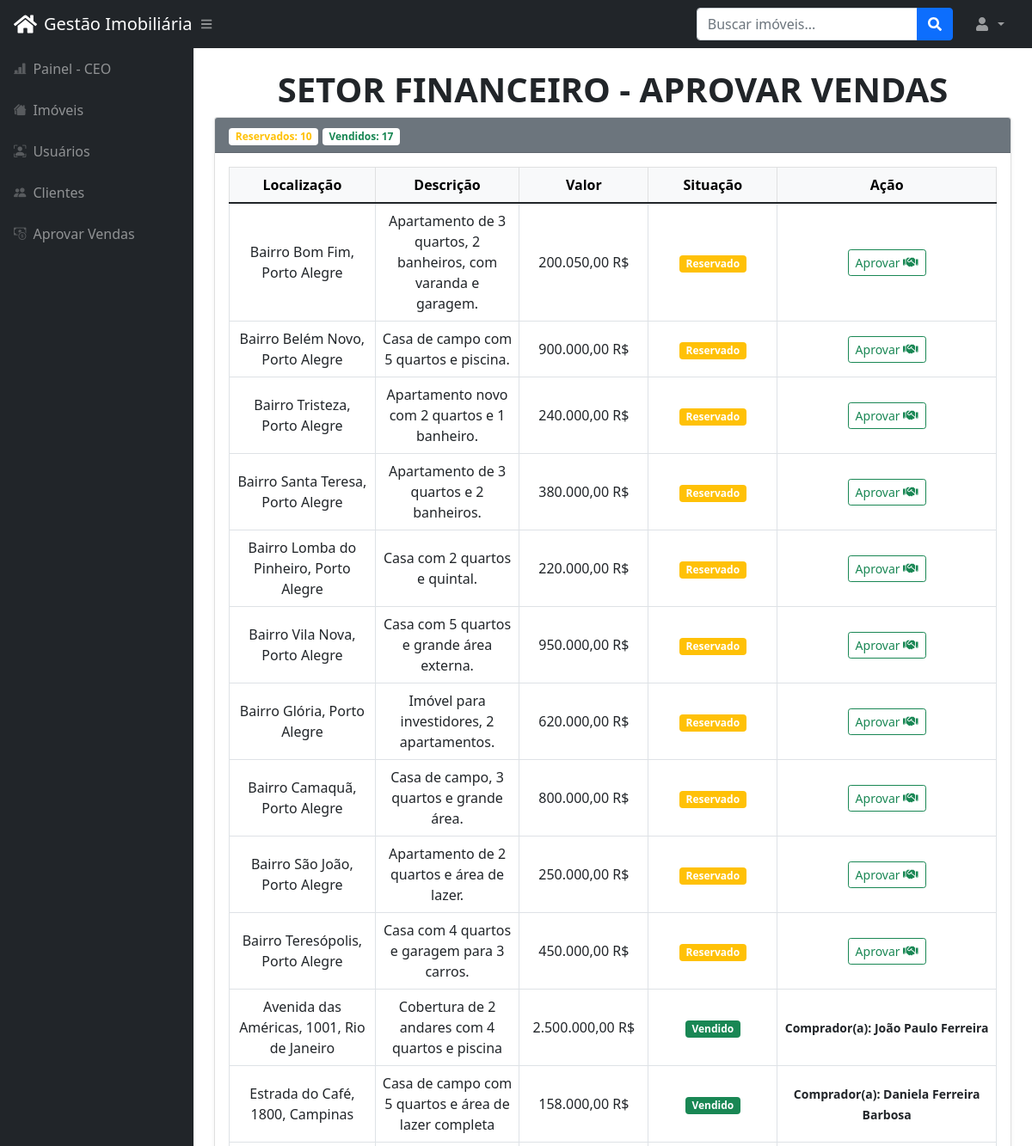
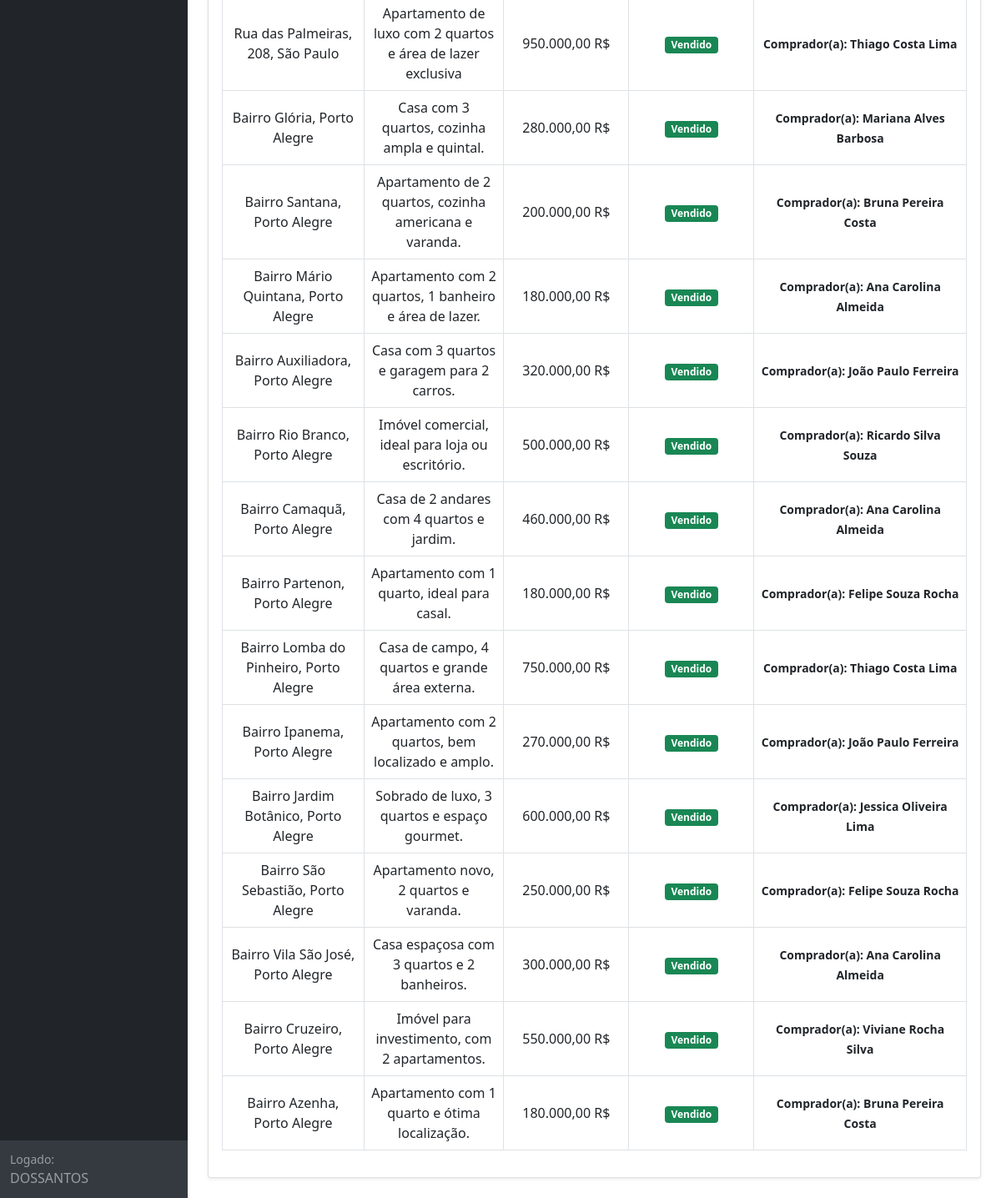
The app's page /aprovar_venda (signed in) with its own data (2 pictures, top to bottom).
### tables this page shows
CREATE TABLE `imovel` (
  `CD_IMOVEL` int(11) NOT NULL,
  `DT_CADASTRO` timestamp NOT NULL DEFAULT current_timestamp(),
  `DESCRICAO` text NOT NULL,
  `LOCALIZACAO` varchar(150) NOT NULL,
  `VALOR` double NOT NULL,
  `SITUACAO` tinyint(2) NOT NULL DEFAULT 1,
  `CD_CLIENTE` int(11) DEFAULT NULL,
  `DT_VENDA` datetime DEFAULT NULL
);

CREATE TABLE `clientes` (
  `CD_CLIENTE` int(11) NOT NULL,
  `NOME` varchar(90) NOT NULL,
  `CPF` varchar(11) NOT NULL,
  `TELEFONE` varchar(15) NOT NULL
);

### classes/db.class.php (called while the page is built, shortened)
<?php
class BD {
    private static $conn;
    public static function conn() {
        if (is_null(self::$conn)) {
            try {
                self::$conn = new PDO('mysql:host=localhost;port=3307;dbname=imoveis;', 'root', '');
                self::$conn->setAttribute(PDO::ATTR_ERRMODE, PDO::ERRMODE_EXCEPTION);
            } catch (PDOException $e) {
                die("Erro de conexão com o banco de dados: " . $e->getMessage());
            }
        }
        return self::$conn;
    }
}
?>

### classes/cadastro.class.php (called while the page is built, shortened)
<?php
class Cadastro extends BD {
    public function listaImoveis($situacoes = '',$descricao_localizacao='',$pg=1,$max=0) {
        $filtro='';
        if (!empty($situacoes)) {
            $filtro .= " WHERE SITUACAO IN ($situacoes)";
        }else{
            if (!empty($descricao_localizacao)) {
                $filtro .= " WHERE DESCRICAO like '%$descricao_localizacao%' or LOCALIZACAO like '%$descricao_localizacao%'";
            }
        }
        if ($max > 0){
            $sql = "SELECT * FROM imovel $filtro limit " . (($pg * $max)-$max).', '.$max;
        }else{
            $sql = "SELECT * FROM imovel $filtro";
        }
        $t = $this->getTotalImoveisCadastrados($filtro);
        try {
            $stmt = self::conn()->prepare($sql);
            $stmt->execute();
            return $stmt->fetchAll(PDO::FETCH_OBJ);
        } catch (PDOException $e) {
            echo 'Erro ao listar imóveis: ' . htmlspecialchars($e->getMessage());
            return false;
        }
    }
    public function getTotalImoveisCadastrados($filtro='') {
        $sql = "SELECT COUNT(CD_IMOVEL) AS QTDE FROM imovel $filtro";
        try {
            $stmt = self::conn()->query($sql);
            return $stmt->fetchObject();
        } catch (PDOException $e) {
            echo 'Erro ao contar imóveis: ' . htmlspecialchars($e->getMessage());
            return false;
        }
    }
    public function getTotalImoveisReservados() {
        $sql = "SELECT COUNT(CD_IMOVEL) AS QTDE FROM IMOVEL WHERE SITUACAO = 3";
        try {
            $stmt = self::conn()->query($sql);
            return $stmt->fetchObject();
        } catch (PDOException $e) {
            echo 'Erro ao contar imóveis reservados: ' . htmlspecialchars($e->getMessage());
            return false;
        }
    }
    public function getTotalImoveisVendidos() {
        $sql = "SELECT COUNT(CD_IMOVEL) AS QTDE FROM IMOVEL WHERE SITUACAO = 2";
        try {
            $stmt = self::conn()->query($sql);
            return $stmt->fetchObject();
        } catch (PDOException $e) {
            echo 'Erro ao contar imóveis vendidos: ' . htmlspecialchars($e->getMessage());
            return false;
        }
    }
    public function getClientePorId($cd_cliente) {
        $sql = "SELECT NOME FROM CLIENTES WHERE CD_CLIENTE = :cd_cliente";
        try {
            $stmt = self::conn()->prepare($sql);
            $stmt->bindParam(':cd_cliente', $cd_cliente, PDO::PARAM_INT);
            $stmt->execute();
            return $stmt->fetchObject();
        } catch (PDOException $e) {
            echo 'Erro ao buscar cliente: ' . htmlspecialchars($e->getMessage());
            return false;
        }
    }
}
?>

### config.php (called while the page is built, shortened)
<?php
require_once('classes/db.class.php');
include_once('classes/cadastro.class.php');
$base = 'http://localhost/imobiliaria';
?>

### pages/aprovar_venda.php (the view, shortened to what this page needs)
<div class="container-fluid px-4">
    <h1 class="mt-4 text-center text-dark fw-bold text-uppercase">Setor Financeiro - Aprovar Vendas</h1>
    <div class="card shadow-sm mb-4">
        <div class="card-header d-flex justify-content-between align-items-center bg-secondary text-white">
            <div>
                <?php
                    $cad = new Cadastro();
                    $tot_reservados = $cad->getTotalImoveisReservados();
                    if (!empty($tot_reservados)) {
                        echo ' <span class="badge bg-white text-warning">Reservados: ' . htmlspecialchars($tot_reservados->QTDE) . '</span>';
                    }
                    $tot_vendidos = $cad->getTotalImoveisVendidos();
                    if (!empty($tot_vendidos)) {
                        echo ' <span class="badge bg-white text-success">Vendidos: ' . htmlspecialchars($tot_vendidos->QTDE) . '</span>';
                    }
                ?>
            </div>
        </div>
        <div class="card-body">
            <div class="table-responsive">
                <table class="table table-hover table-bordered text-center align-middle">
                    <thead class="table-light">
                        <tr>
                            <th style="min-width: 150px;">Localização</th>
                            <th style="min-width: 100px;">Descrição</th>
                            <th style="min-width: 150px;">Valor</th>
                            <th style="min-width: 150px;">Situação</th>
                            <th style="min-width: 250px;">Ação</th>
                        </tr>
                    </thead>
                    <tbody>
                        <?php
                        $lG = ['1' => 'Disponível', '2' => 'Vendido', '3' => 'Reservado'];
                        $imoveis = $cad->listaImoveis('2, 3');
                        usort($imoveis, function($a, $b) {
                            return $b->SITUACAO - $a->SITUACAO;
                        });
                        if (!empty($imoveis)) {
                            foreach ($imoveis as $imovel) {
                                $cliente_nome = '';
                                if ($imovel->SITUACAO == 2 && !empty($imovel->CD_CLIENTE)) {
                                    $cliente = $cad->getClientePorId($imovel->CD_CLIENTE);
                                    if (!empty($cliente)) {
                                        $cliente_nome = htmlspecialchars($cliente->NOME);
                                    }
                                }
                        ?>
                            <tr>
                                <td><?php echo htmlspecialchars($imovel->LOCALIZACAO); ?></td>
                                <td><?php echo htmlspecialchars($imovel->DESCRICAO); ?></td>
                                <td><?php echo number_format($imovel->VALOR, 2, ',', '.') . " R$"; ?></td>
                                <td>
                                    <span class="badge
                                        <?php echo $imovel->SITUACAO == '2' ? 'bg-success' : 'bg-warning'; ?>">
                                        <?php echo $lG[$imovel->SITUACAO]; ?>
                                    </span>
                                </td>
                                <td>
                                    <?php if ($imovel->SITUACAO == 3): ?>
                                        <a href="<?php echo htmlspecialchars(rtrim($base, '/') . '/cadastro_venda/' . $imovel->CD_IMOVEL); ?>" class="btn btn-outline-success btn-sm" onclick="aprovarVenda(event)">
                                            Aprovar <i class="fas fa-handshake"></i>
                                        </a>
                                    <?php elseif ($imovel->SITUACAO == 2): ?>
                                        <strong style="font-size: 14px;">Comprador(a): <?php echo $cliente_nome ?: 'Cliente não identificado'; ?></strong>
                                    <?php endif; ?>
                                </td>
                            </tr>
                        <?php }}?>
                    </tbody>
                </table>
            </div>
        </div>
    </div>
</div>

### records on screen
imovel: LOCALIZACAO "Bairro Bom Fim, Porto Alegre", DESCRICAO "Apartamento de 3 quartos, 2 banheiros, com varanda e garagem.", VALOR "200.050,00", SITUACAO "Reservado"
imovel: LOCALIZACAO "Bairro Belém Novo, Porto Alegre", DESCRICAO "Casa de campo com 5 quartos e piscina.", VALOR "900.000,00", SITUACAO "Reservado"
imovel: LOCALIZACAO "Bairro Tristeza, Porto Alegre", DESCRICAO "Apartamento novo com 2 quartos e 1 banheiro.", VALOR "240.000,00", SITUACAO "Reservado"
imovel: LOCALIZACAO "Bairro Santa Teresa, Porto Alegre", DESCRICAO "Apartamento de 3 quartos e 2 banheiros.", VALOR "380.000,00", SITUACAO "Reservado"
imovel: LOCALIZACAO "Bairro Lomba do Pinheiro, Porto Alegre", DESCRICAO "Casa com 2 quartos e quintal.", VALOR "220.000,00", SITUACAO "Reservado"
imovel: LOCALIZACAO "Bairro Vila Nova, Porto Alegre", DESCRICAO "Casa com 5 quartos e grande área externa.", VALOR "950.000,00", SITUACAO "Reservado"
imovel: LOCALIZACAO "Bairro Glória, Porto Alegre", DESCRICAO "Imóvel para investidores, 2 apartamentos.", VALOR "620.000,00", SITUACAO "Reservado"
imovel: LOCALIZACAO "Bairro Camaquã, Porto Alegre", DESCRICAO "Casa de campo, 3 quartos e grande área.", VALOR "800.000,00", SITUACAO "Reservado"
imovel: LOCALIZACAO "Bairro São João, Porto Alegre", DESCRICAO "Apartamento de 2 quartos e área de lazer.", VALOR "250.000,00", SITUACAO "Reservado"
imovel: LOCALIZACAO "Bairro Teresópolis, Porto Alegre", DESCRICAO "Casa com 4 quartos e garagem para 3 carros.", VALOR "450.000,00", SITUACAO "Reservado"
imovel: LOCALIZACAO "Avenida das Américas, 1001, Rio de Janeiro", DESCRICAO "Cobertura de 2 andares com 4 quartos e piscina", VALOR "2.500.000,00", SITUACAO "Vendido", clientes.NOME "João Paulo Ferreira"
imovel: LOCALIZACAO "Estrada do Café, 1800, Campinas", DESCRICAO "Casa de campo com 5 quartos e área de lazer completa", VALOR "158.000,00", SITUACAO "Vendido", clientes.NOME "Daniela Ferreira Barbosa"
imovel: LOCALIZACAO "Rua das Palmeiras, 208, São Paulo", DESCRICAO "Apartamento de luxo com 2 quartos e área de lazer exclusiva", VALOR "950.000,00", SITUACAO "Vendido", clientes.NOME "Thiago Costa Lima"
imovel: LOCALIZACAO "Bairro Glória, Porto Alegre", DESCRICAO "Casa com 3 quartos, cozinha ampla e quintal.", VALOR "280.000,00", SITUACAO "Vendido", clientes.NOME "Mariana Alves Barbosa"
imovel: LOCALIZACAO "Bairro Santana, Porto Alegre", DESCRICAO "Apartamento de 2 quartos, cozinha americana e varanda.", VALOR "200.000,00", SITUACAO "Vendido", clientes.NOME "Bruna Pereira Costa"
imovel: LOCALIZACAO "Bairro Mário Quintana, Porto Alegre", DESCRICAO "Apartamento com 2 quartos, 1 banheiro e área de lazer.", VALOR "180.000,00", SITUACAO "Vendido", clientes.NOME "Ana Carolina Almeida"
imovel: LOCALIZACAO "Bairro Auxiliadora, Porto Alegre", DESCRICAO "Casa com 3 quartos e garagem para 2 carros.", VALOR "320.000,00", SITUACAO "Vendido", clientes.NOME "João Paulo Ferreira"
imovel: LOCALIZACAO "Bairro Rio Branco, Porto Alegre", DESCRICAO "Imóvel comercial, ideal para loja ou escritório.", VALOR "500.000,00", SITUACAO "Vendido", clientes.NOME "Ricardo Silva Souza"
imovel: LOCALIZACAO "Bairro Camaquã, Porto Alegre", DESCRICAO "Casa de 2 andares com 4 quartos e jardim.", VALOR "460.000,00", SITUACAO "Vendido", clientes.NOME "Ana Carolina Almeida"
imovel: LOCALIZACAO "Bairro Partenon, Porto Alegre", DESCRICAO "Apartamento com 1 quarto, ideal para casal.", VALOR "180.000,00", SITUACAO "Vendido", clientes.NOME "Felipe Souza Rocha"
imovel: LOCALIZACAO "Bairro Lomba do Pinheiro, Porto Alegre", DESCRICAO "Casa de campo, 4 quartos e grande área externa.", VALOR "750.000,00", SITUACAO "Vendido", clientes.NOME "Thiago Costa Lima"
imovel: LOCALIZACAO "Bairro Ipanema, Porto Alegre", DESCRICAO "Apartamento com 2 quartos, bem localizado e amplo.", VALOR "270.000,00", SITUACAO "Vendido", clientes.NOME "João Paulo Ferreira"
imovel: LOCALIZACAO "Bairro Jardim Botânico, Porto Alegre", DESCRICAO "Sobrado de luxo, 3 quartos e espaço gourmet.", VALOR "600.000,00", SITUACAO "Vendido", clientes.NOME "Jessica Oliveira Lima"
imovel: LOCALIZACAO "Bairro São Sebastião, Porto Alegre", DESCRICAO "Apartamento novo, 2 quartos e varanda.", VALOR "250.000,00", SITUACAO "Vendido", clientes.NOME "Felipe Souza Rocha"
imovel: LOCALIZACAO "Bairro Vila São José, Porto Alegre", DESCRICAO "Casa espaçosa com 3 quartos e 2 banheiros.", VALOR "300.000,00", SITUACAO "Vendido", clientes.NOME "Ana Carolina Almeida"
imovel: LOCALIZACAO "Bairro Cruzeiro, Porto Alegre", DESCRICAO "Imóvel para investimento, com 2 apartamentos.", VALOR "550.000,00", SITUACAO "Vendido", clientes.NOME "Viviane Rocha Silva"
imovel: LOCALIZACAO "Bairro Azenha, Porto Alegre", DESCRICAO "Apartamento com 1 quarto e ótima localização.", VALOR "180.000,00", SITUACAO "Vendido", clientes.NOME "Bruna Pereira Costa"

### other values on screen
$menu['leg'] "Painel - CEO"
$menu['leg'] "Imóveis"
$menu['leg'] "Usuários"
$menu['leg'] "Clientes"
$menu['leg'] "Aprovar Vendas"
$_SESSION['imoveis_usuario'] "DOSSANTOS"
$tot_reservados->QTDE "10"
$tot_vendidos->QTDE "17"
